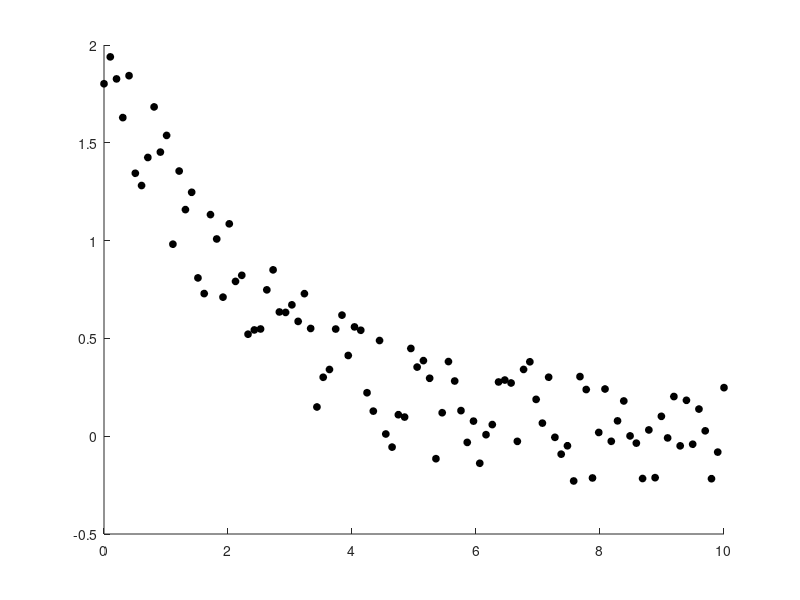

Write the MATLAB code that produced this figure. (Note: this script raises an error after producing the figure.)
% Custom Exponential fit.
x = linspace(0,10);
r = .3*(rand(size(x))*2 -1); % centered about zero, excursion max = .3
y = 2*exp(-x/2.2)+r;

figure; hold on;
% Plot the data
plot(x,y,'ko','MarkerSize',5,'MarkerFaceColor','k');

% Configure our custom fit
% Set up the fits
sez = fittype('a*exp(-x/t1)+b',...
    'coefficients',{'a','b','t1'});
% Constraits to the fit
mx = max(x);    my = max(y);
fo = fitoptions('Method','NonlinearLeastSquares',...
    'Lower',[0,0,0],...
    'Upper',[1.5*my,1.5*my,Inf],...
    'StartPoint',[my,0,mx/2]);

% Fit the data - output will appear in the command window
myfit = fit(x',y',sez,fo)

% Plot the fit
lh = plot(myfit);
set(lh,'Color','r');
fitlegend = sprintf('Fit, time constant = %2.2f',myfit.t1);
legend('Data',fitlegend);
title('Curve Fit Demo');
